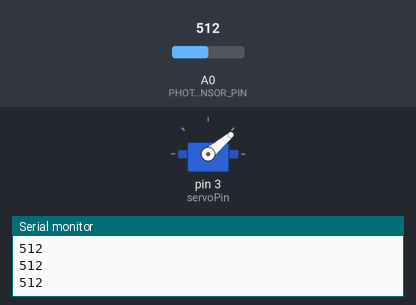
Bench run of a sketch on a simulated Arduino Uno, built with avr-gcc and run on an emulated ATmega328P. Shown: servo, the last lines printed to the serial monitor. Inputs (shaded band) come from the test bench; at power-on: A0 (PHOTO_SENSOR_PIN) = 512.

Above: at 1.5 s.
1.6 s: A0 (PHOTO_SENSOR_PIN) set to 88
5.0 s: A0 (PHOTO_SENSOR_PIN) set to 77
At 5.27 s:
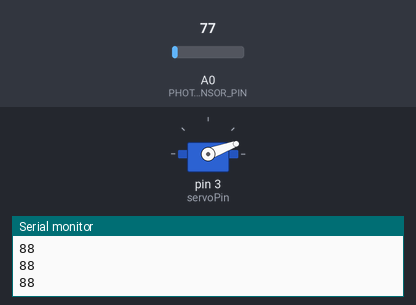
6.5 s: A0 (PHOTO_SENSOR_PIN) set to 95
At 7.0 s:
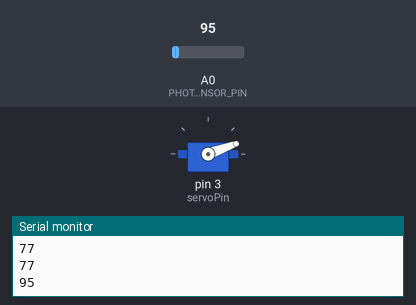
9.9 s: A0 (PHOTO_SENSOR_PIN) set to 75
At 11.3 s:
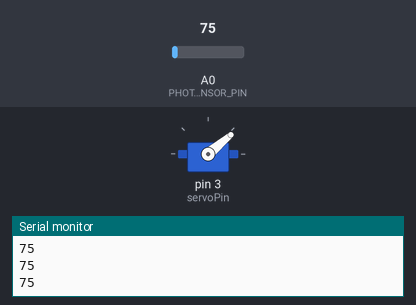
Timing chart, 0 to 12.4 s (numbered marks = the images above; inputs shaded):
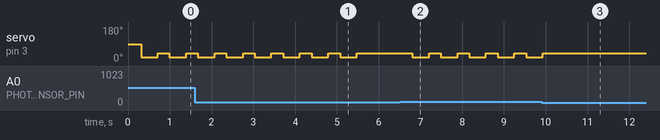

Measured:
- the behaviour switches between 85 and 84 on A0 (PHOTO_SENSOR_PIN) (found by bisection; images 0 and 1)
- after the input at 5.0 s, servo on pin 3 (servoPin): goes on until 5.5 s, then stays 40°
- after the input at 6.5 s, servo on pin 3 (servoPin): alternates 40° for 0.28 s and 20° for 0.40 s, starting after 0.31 s
- after the input at 9.9 s, servo on pin 3 (servoPin): goes on until 9.9 s, then stays 40°
- by itself, servo on pin 3 (servoPin): alternates 40° for 0.28 s and 20° for 0.40 s

The sketch:

GOOGLE_DINO_BOT.ino
```cpp
#include <Servo.h>
int servoPin = 3;
Servo Ds1;

unsigned long last_time;

int PHOTO_SENSOR_PIN = A0;
void setup() {
  // put your setup code here, to run once:
  Serial.begin(9600);
  Ds1.attach(servoPin);
}

void loop() {
  // put your main code here, to run repeatedly:
  if (millis() - last_time > 30) {
    last_time = millis();
    int i = analogRead(PHOTO_SENSOR_PIN);
    Serial.println(i);
    if(i >= 85){
      delay(280);
      Ds1.write(20);
      delay(400);
    } Ds1.write(40);
  }

}
```
